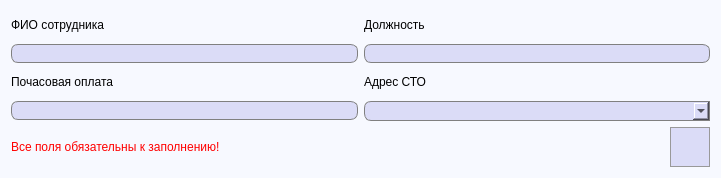
<?xml version="1.0" encoding="UTF-8"?>
<ui version="4.0">
 <class>AddEmployee</class>
 <widget class="QDialog" name="AddEmployee">
  <property name="geometry">
   <rect>
    <x>0</x>
    <y>0</y>
    <width>721</width>
    <height>178</height>
   </rect>
  </property>
  <property name="windowTitle">
   <string>Добавление сотрудника</string>
  </property>
  <property name="windowIcon">
   <iconset resource="images.qrc">
    <normaloff>:/images/autoService-logo.png</normaloff>:/images/autoService-logo.png</iconset>
  </property>
  <property name="styleSheet">
   <string notr="true">QDialog {
	background-color: #f7f9ff;
}

QMessageBox {
	background-color: white;
}</string>
  </property>
  <layout class="QGridLayout" name="gridLayout_2">
   <item row="1" column="1">
    <spacer name="horizontalSpacer_2">
     <property name="orientation">
      <enum>Qt::Horizontal</enum>
     </property>
     <property name="sizeHint" stdset="0">
      <size>
       <width>40</width>
       <height>20</height>
      </size>
     </property>
    </spacer>
   </item>
   <item row="1" column="2">
    <widget class="QPushButton" name="saveWorkerButton">
     <property name="minimumSize">
      <size>
       <width>40</width>
       <height>40</height>
      </size>
     </property>
     <property name="styleSheet">
      <string notr="true">QPushButton {
	background-color: #dbdcf7;
	border: 1px solid #999999;
}

QPushButton:hover {
	background-color: #d5d6f0;
	border: 1px solid #acacac;
}

QPushButton:pressed {
	background-color: #cbcde6;
	border: 2px solid #999999;
}</string>
     </property>
     <property name="text">
      <string/>
     </property>
     <property name="icon">
      <iconset resource="images.qrc">
       <normaloff>:/images/save.png</normaloff>:/images/save.png</iconset>
     </property>
     <property name="iconSize">
      <size>
       <width>30</width>
       <height>30</height>
      </size>
     </property>
     <property name="autoDefault">
      <bool>false</bool>
     </property>
    </widget>
   </item>
   <item row="1" column="0">
    <widget class="QLabel" name="errorLabel">
     <property name="font">
      <font>
       <pointsize>9</pointsize>
      </font>
     </property>
     <property name="styleSheet">
      <string notr="true">QLabel {
	color: red;
}</string>
     </property>
     <property name="text">
      <string>Все поля обязательны к заполнению!</string>
     </property>
    </widget>
   </item>
   <item row="0" column="0" colspan="3">
    <layout class="QGridLayout" name="gridLayout">
     <item row="0" column="0">
      <widget class="QLabel" name="label">
       <property name="font">
        <font>
         <pointsize>9</pointsize>
        </font>
       </property>
       <property name="text">
        <string>ФИО сотрудника</string>
       </property>
      </widget>
     </item>
     <item row="0" column="1">
      <widget class="QLabel" name="label_2">
       <property name="font">
        <font>
         <pointsize>9</pointsize>
        </font>
       </property>
       <property name="text">
        <string>Должность</string>
       </property>
      </widget>
     </item>
     <item row="1" column="0">
      <widget class="QLineEdit" name="workerFMLname">
       <property name="font">
        <font>
         <pointsize>10</pointsize>
        </font>
       </property>
       <property name="styleSheet">
        <string notr="true">QLineEdit {
	border: 1px solid gray;
    border-radius: 7px;
    background-color: #dbdcf7;
	padding-left: 3px;
}</string>
       </property>
       <property name="frame">
        <bool>true</bool>
       </property>
      </widget>
     </item>
     <item row="1" column="1">
      <widget class="QLineEdit" name="workerPosition">
       <property name="font">
        <font>
         <pointsize>10</pointsize>
        </font>
       </property>
       <property name="styleSheet">
        <string notr="true">QLineEdit {
	border: 1px solid gray;
    border-radius: 7px;
    background-color: #dbdcf7;
	padding-left: 3px;
}</string>
       </property>
       <property name="frame">
        <bool>true</bool>
       </property>
      </widget>
     </item>
     <item row="2" column="0">
      <widget class="QLabel" name="label_3">
       <property name="font">
        <font>
         <pointsize>9</pointsize>
        </font>
       </property>
       <property name="text">
        <string>Почасовая оплата</string>
       </property>
      </widget>
     </item>
     <item row="2" column="1">
      <widget class="QLabel" name="label_4">
       <property name="font">
        <font>
         <pointsize>9</pointsize>
        </font>
       </property>
       <property name="text">
        <string>Адрес СТО</string>
       </property>
      </widget>
     </item>
     <item row="3" column="0">
      <widget class="QLineEdit" name="hourlyPayment">
       <property name="font">
        <font>
         <pointsize>10</pointsize>
        </font>
       </property>
       <property name="styleSheet">
        <string notr="true">QLineEdit {
	border: 1px solid gray;
    border-radius: 7px;
    background-color: #dbdcf7;
	padding-left: 3px;
}</string>
       </property>
       <property name="frame">
        <bool>true</bool>
       </property>
      </widget>
     </item>
     <item row="3" column="1">
      <widget class="QComboBox" name="serviceAddress">
       <property name="minimumSize">
        <size>
         <width>0</width>
         <height>20</height>
        </size>
       </property>
       <property name="font">
        <font>
         <pointsize>10</pointsize>
        </font>
       </property>
       <property name="styleSheet">
        <string notr="true">QComboBox {
	border: 1px solid gray;
    border-top-left-radius: 7px;
	border-bottom-left-radius: 7px;
    background-color: #dbdcf7;
	padding-left: 3px;
}</string>
       </property>
      </widget>
     </item>
    </layout>
   </item>
  </layout>
 </widget>
 <tabstops>
  <tabstop>workerFMLname</tabstop>
  <tabstop>workerPosition</tabstop>
  <tabstop>hourlyPayment</tabstop>
  <tabstop>serviceAddress</tabstop>
  <tabstop>saveWorkerButton</tabstop>
 </tabstops>
 <resources>
  <include location="images.qrc"/>
 </resources>
 <connections/>
</ui>
